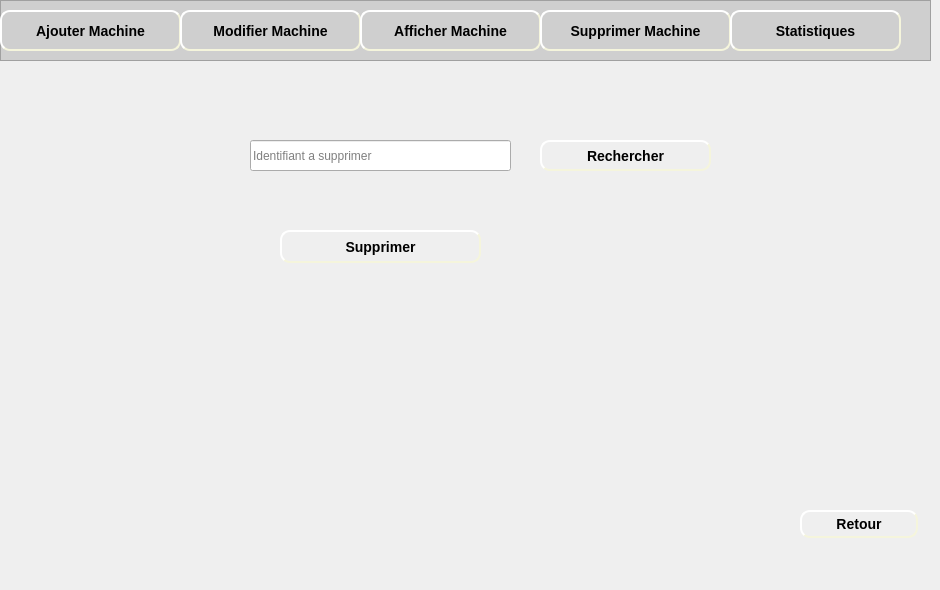
    <widget class="QWidget" name="page_11">
     <widget class="QFrame" name="frame_10">
      <property name="geometry">
       <rect>
        <x>0</x>
        <y>0</y>
        <width>931</width>
        <height>61</height>
       </rect>
      </property>
      <property name="styleSheet">
       <string notr="true">background-color: rgb(207, 207, 207);</string>
      </property>
      <property name="frameShape">
       <enum>QFrame::StyledPanel</enum>
      </property>
      <property name="frameShadow">
       <enum>QFrame::Raised</enum>
      </property>
      <widget class="QPushButton" name="pushButton_ajouterMachine_6">
       <property name="geometry">
        <rect>
         <x>0</x>
         <y>10</y>
         <width>181</width>
         <height>41</height>
        </rect>
       </property>
       <property name="styleSheet">
        <string notr="true">#pushButton_ajouterMachine_6
{
	background-color: rgb(207, 207, 207);
	border-color: beige;
border-style: outset;
  border-width: 2px;
  border-radius: 10px;
  font: bold 14px;
  min-width: 6em;
  padding: 6px;

}
#pushButton_ajouterMachine_6:hover
{
	border-color: blue;
}</string>
       </property>
       <property name="text">
        <string>Ajouter Machine</string>
       </property>
      </widget>
      <widget class="QLabel" name="label_87">
       <property name="geometry">
        <rect>
         <x>10</x>
         <y>20</y>
         <width>21</width>
         <height>21</height>
        </rect>
       </property>
       <property name="text">
        <string/>
       </property>
       <property name="pixmap">
        <pixmap>../Bouttons/ajouMachine-removebg-preview.png</pixmap>
       </property>
       <property name="scaledContents">
        <bool>true</bool>
       </property>
      </widget>
      <widget class="QPushButton" name="pushButton_modifierMachine_6">
       <property name="geometry">
        <rect>
         <x>180</x>
         <y>10</y>
         <width>181</width>
         <height>41</height>
        </rect>
       </property>
       <property name="styleSheet">
        <string notr="true">#pushButton_modifierMachine_6
{
	background-color: rgb(207, 207, 207);
	border-color: beige;
border-style: outset;
  border-width: 2px;
  border-radius: 10px;
  font: bold 14px;
  min-width: 6em;
  padding: 6px;

}
#pushButton_modifierMachine_6:hover
{
	border-color: blue;
}</string>
       </property>
       <property name="text">
        <string>Modifier Machine</string>
       </property>
      </widget>
      <widget class="QLabel" name="label_88">
       <property name="geometry">
        <rect>
         <x>190</x>
         <y>20</y>
         <width>21</width>
         <height>21</height>
        </rect>
       </property>
       <property name="text">
        <string/>
       </property>
       <property name="pixmap">
        <pixmap>../Bouttons/modifier-removebg-preview.png</pixmap>
       </property>
       <property name="scaledContents">
        <bool>true</bool>
       </property>
      </widget>
      <widget class="QPushButton" name="pushButton_afficherMachine_5">
       <property name="geometry">
        <rect>
         <x>360</x>
         <y>10</y>
         <width>181</width>
         <height>41</height>
        </rect>
       </property>
       <property name="styleSheet">
        <string notr="true">#pushButton_afficherMachine_5
{

	border-color: beige;
border-style: outset;
  border-width: 2px;
  border-radius: 10px;
  font: bold 14px;
  min-width: 6em;
  padding: 6px;

}
#pushButton_afficherMachine_5:hover
{
	border-color: blue;
}</string>
       </property>
       <property name="text">
        <string>Afficher Machine</string>
       </property>
      </widget>
      <widget class="QLabel" name="label_89">
       <property name="geometry">
        <rect>
         <x>370</x>
         <y>20</y>
         <width>21</width>
         <height>21</height>
        </rect>
       </property>
       <property name="text">
        <string/>
       </property>
       <property name="pixmap">
        <pixmap>../Bouttons/afficher-removebg-preview.png</pixmap>
       </property>
       <property name="scaledContents">
        <bool>true</bool>
       </property>
      </widget>
      <widget class="QPushButton" name="pushButton_supprimerMachine_5">
       <property name="geometry">
        <rect>
         <x>540</x>
         <y>10</y>
         <width>191</width>
         <height>41</height>
        </rect>
       </property>
       <property name="styleSheet">
        <string notr="true">#pushButton_supprimerMachine_5
{
	background-color: rgb(207, 207, 207);
	border-color: beige;
border-style: outset;
  border-width: 2px;
  border-radius: 10px;
  font: bold 14px;
  min-width: 6em;
  padding: 6px;

}
#pushButton_supprimerMachine_5:hover
{
	border-color: blue;
}</string>
       </property>
       <property name="text">
        <string>Supprimer Machine</string>
       </property>
      </widget>
      <widget class="QLabel" name="label_90">
       <property name="geometry">
        <rect>
         <x>550</x>
         <y>20</y>
         <width>16</width>
         <height>20</height>
        </rect>
       </property>
       <property name="text">
        <string/>
       </property>
       <property name="pixmap">
        <pixmap>../Bouttons/supprimerMachine-removebg-preview.png</pixmap>
       </property>
       <property name="scaledContents">
        <bool>true</bool>
       </property>
      </widget>
      <widget class="QPushButton" name="pushButton_statistiques_5">
       <property name="geometry">
        <rect>
         <x>730</x>
         <y>10</y>
         <width>171</width>
         <height>41</height>
        </rect>
       </property>
       <property name="styleSheet">
        <string notr="true">#pushButton_statistiques_5
{
	background-color: rgb(207, 207, 207);
	border-color: beige;
border-style: outset;
  border-width: 2px;
  border-radius: 10px;
  font: bold 14px;
  min-width: 6em;
  padding: 6px;

}
#pushButton_statistiques_5:hover
{
	border-color: blue;
}</string>
       </property>
       <property name="text">
        <string>Statistiques</string>
       </property>
      </widget>
      <widget class="QLabel" name="label_25">
       <property name="geometry">
        <rect>
         <x>740</x>
         <y>20</y>
         <width>21</width>
         <height>21</height>
        </rect>
       </property>
       <property name="text">
        <string/>
       </property>
       <property name="pixmap">
        <pixmap>../Bouttons/stat-removebg-preview.png</pixmap>
       </property>
       <property name="scaledContents">
        <bool>true</bool>
       </property>
      </widget>
     </widget>
     <widget class="QLabel" name="label_18">
      <property name="geometry">
       <rect>
        <x>0</x>
        <y>60</y>
        <width>931</width>
        <height>521</height>
       </rect>
      </property>
      <property name="text">
       <string/>
      </property>
      <property name="pixmap">
       <pixmap>../Bouttons/fontFinal.jpg</pixmap>
      </property>
      <property name="scaledContents">
       <bool>true</bool>
      </property>
     </widget>
     <widget class="QLineEdit" name="lineEdit_idSupprimerM">
      <property name="geometry">
       <rect>
        <x>250</x>
        <y>140</y>
        <width>261</width>
        <height>31</height>
       </rect>
      </property>
      <property name="placeholderText">
       <string>Identifiant a supprimer</string>
      </property>
     </widget>
     <widget class="QPushButton" name="pushButton_supprimerM">
      <property name="geometry">
       <rect>
        <x>280</x>
        <y>230</y>
        <width>201</width>
        <height>33</height>
       </rect>
      </property>
      <property name="styleSheet">
       <string notr="true">#pushButton_supprimerM
{
	
	border-color: beige;
border-style: outset;
  border-width: 2px;
  border-radius: 10px;
  font: bold 14px;
  min-width: 6em;
  padding: 6px;

}
#pushButton_supprimerM:hover
{
	border-color: blue;
}</string>
      </property>
      <property name="text">
       <string>Supprimer</string>
      </property>
     </widget>
     <widget class="QPushButton" name="pushButton_rechercherSM">
      <property name="geometry">
       <rect>
        <x>540</x>
        <y>140</y>
        <width>171</width>
        <height>31</height>
       </rect>
      </property>
      <property name="styleSheet">
       <string notr="true">#pushButton_rechercherSM
{

	border-color: beige;
border-style: outset;
  border-width: 2px;
  border-radius: 10px;
  font: bold 14px;
  min-width: 6em;
  padding: 6px;

}
#pushButton_rechercherSM:hover
{
	border-color: blue;
}</string>
      </property>
      <property name="text">
       <string>Rechercher</string>
      </property>
     </widget>
     <widget class="QLabel" name="label_37">
      <property name="geometry">
       <rect>
        <x>550</x>
        <y>140</y>
        <width>21</width>
        <height>21</height>
       </rect>
      </property>
      <property name="text">
       <string/>
      </property>
      <property name="pixmap">
       <pixmap>../Bouttons/consulter-removebg-preview.png</pixmap>
      </property>
      <property name="scaledContents">
       <bool>true</bool>
      </property>
     </widget>
     <widget class="QPushButton" name="pushButton_retour_7">
      <property name="geometry">
       <rect>
        <x>800</x>
        <y>510</y>
        <width>118</width>
        <height>28</height>
       </rect>
      </property>
      <property name="styleSheet">
       <string notr="true">#pushButton_retour_7
{
	
	border-color: beige;
border-style: outset;
  border-width: 2px;
  border-radius: 10px;
  font: bold 14px;
  min-width: 6em;
  padding: 6px;

}
#pushButton_retour_7:hover
{
	border-color: blue;
}</string>
      </property>
      <property name="text">
       <string>Retour</string>
      </property>
     </widget>
     <widget class="QLabel" name="label_91">
      <property name="geometry">
       <rect>
        <x>810</x>
        <y>520</y>
        <width>21</width>
        <height>16</height>
       </rect>
      </property>
      <property name="text">
       <string/>
      </property>
      <property name="pixmap">
       <pixmap>../Bouttons/retour-removebg-preview.png</pixmap>
      </property>
      <property name="scaledContents">
       <bool>true</bool>
      </property>
     </widget>
    </widget>
